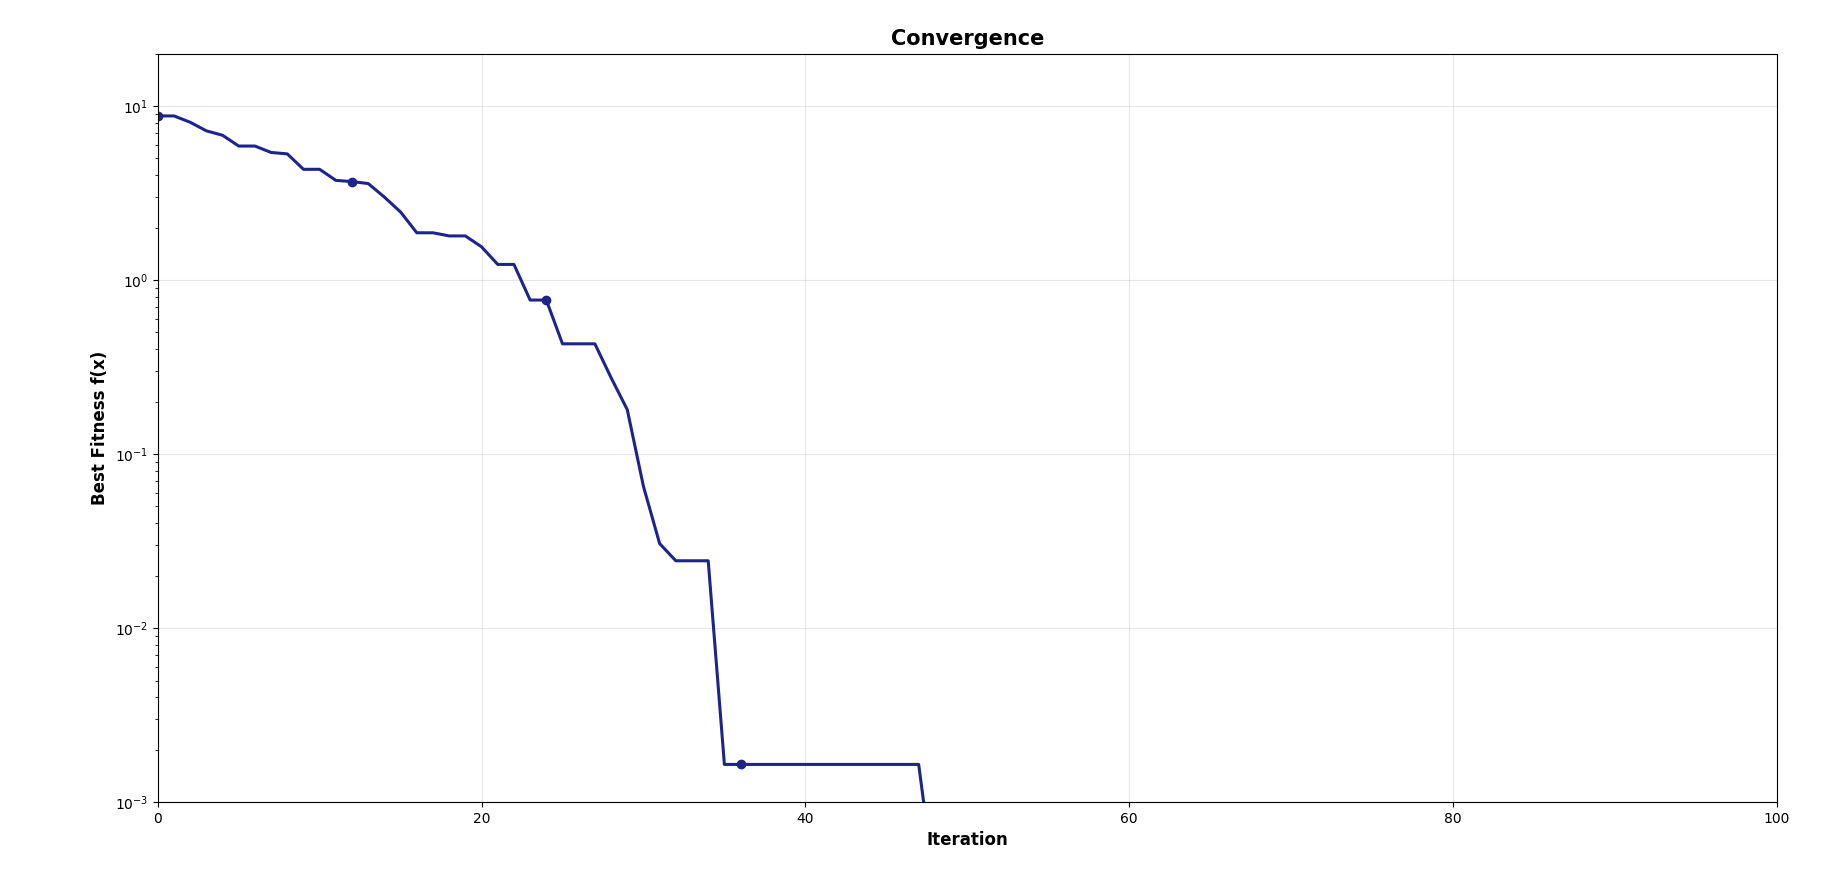

The Python source for this figure:
import numpy as np
import matplotlib.pyplot as plt

np.random.seed(42)
ROWS, COLS = 5, 5
MAX_ITER = 100
ALPHA = 0.25

M_curr = np.full((ROWS, COLS), 20.0)
M_targ = np.full((ROWS, COLS), 42.4)
Evap   = np.full((ROWS, COLS), 4.0)

def evaluate_fitness(water_mins, m_curr, m_targ, evap):
    predicted_moisture = m_curr + (1.2 * water_mins) - evap
    return np.abs(m_targ - predicted_moisture)

def get_best_neighbor(r, c, state, fitness):
    best_fit = fitness[r, c]
    best_val = state[r, c]
    
    for dr in [-1, 0, 1]:
        for dc in [-1, 0, 1]:
            if dr == 0 and dc == 0:
                continue
            nr, nc = r + dr, c + dc
            if 0 <= nr < ROWS and 0 <= nc < COLS:
                if fitness[nr, nc] < best_fit:
                    best_fit = fitness[nr, nc]
                    best_val = state[nr, nc]
    return best_val

state = np.random.uniform(5, 15, (ROWS, COLS))
fitness = evaluate_fitness(state, M_curr, M_targ, Evap)

best_fitness_history = []

for t in range(MAX_ITER):
    best_fitness_history.append(np.min(fitness))
    
    new_state = np.copy(state)
    step_noise = 1.5 * np.exp(-0.06 * t)
    
    for r in range(ROWS):
        for c in range(COLS):
            x_best_neighbor = get_best_neighbor(r, c, state, fitness)
            candidate = state[r, c] + ALPHA * (x_best_neighbor - state[r, c]) + np.random.uniform(-step_noise, step_noise)
            candidate = np.clip(candidate, 0, 30)
            
            if evaluate_fitness(candidate, M_curr[r, c], M_targ[r, c], Evap[r, c]) < fitness[r, c]:
                new_state[r, c] = candidate

    state = new_state
    fitness = evaluate_fitness(state, M_curr, M_targ, Evap)

print("Optimal Watering Schedule (Minutes per Garden Zone):")
print(np.round(state, 2))
print(f"\nInitial Best Fitness: {best_fitness_history[0]:.4f}")
print(f"Final Best Fitness:   {best_fitness_history[-1]:.5f}")

plt.figure(figsize=(7, 4.5))
plt.semilogy(
    range(MAX_ITER),
    best_fitness_history,
    color='#1d248b',
    linewidth=2.2,
    marker='o',
    markersize=6,
    markevery=12
)
plt.title("Convergence", fontsize=15, fontweight='bold')
plt.xlabel("Iteration", fontsize=12, fontweight='bold')
plt.ylabel("Best Fitness f(x)", fontsize=12, fontweight='bold')
plt.xlim(0, MAX_ITER)
plt.ylim(1e-3, 2e1)
plt.grid(True, which="major", linestyle="-", alpha=0.3)
plt.tight_layout()
plt.show()
